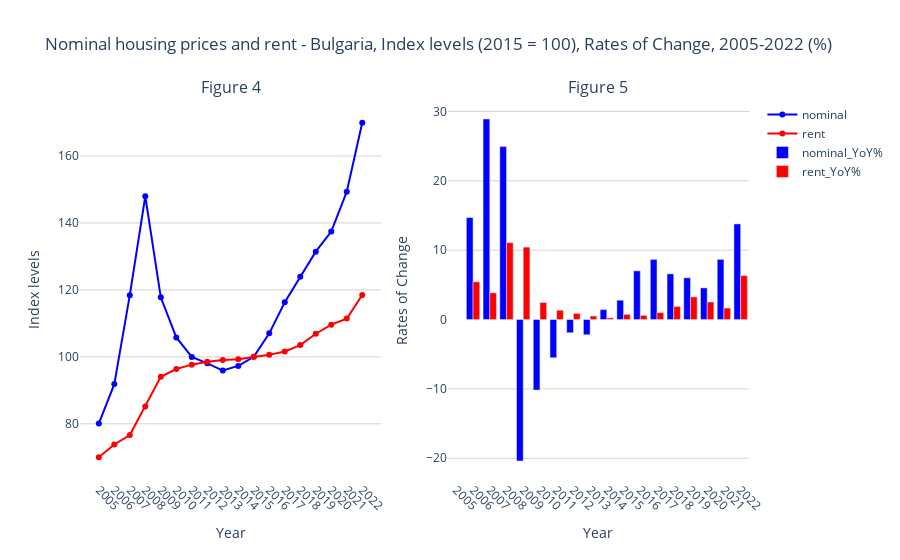

Notebook code cell kept with this figure:
### Markdown cell above
#### **Exploring House Prices and Rents**

Figure 4 and Figure 5 below show the trends of house prices and rents (since 2005).

### Code cell
house_prices_plot_4(
    hpi_bg_annual,
    col1 = "nominal",
    col2 = "rent",
    col3 = "nominal_YoY%",
    col4 = "rent_YoY%",
    title = "Nominal housing prices and rent - Bulgaria, Index levels (2015 = 100), Rates of Change, 2005-2022 (%)",
    height = 500,
    subplot_title1 = "Figure 4",
    subplot_title2 = "Figure 5",
    title_x1 = "Year", title_y1 = "Index levels",
    title_x2 = "Year", title_y2 = "Rates of Change")

### Figure 1 — Plotly figure (JSON) as saved in the notebook; plotly's stock layout.template omitted (floating-point values rounded to 4 significant figures)
{"data": [{"line": {"color": "blue"}, "name": "nominal", "type": "scatter", "x": ["2005", "2006", "2007", "2008", "2009", "2010", "2011", "2012", "2013", "2014", "2015", "2016", "2017", "2018", "2019", "2020", "2021", "2022"], "xaxis": "x", "y": [80.09, 91.86, 118.4, 148.0, 117.8, 105.8, 99.97, 98.07, 95.92, 97.29, 100, 107.0, 116.3, 124.0, 131.4, 137.4, 149.3, 169.9], "yaxis": "y"}, {"line": {"color": "red"}, "name": "rent", "type": "scatter", "x": ["2005", "2006", "2007", "2008", "2009", "2010", "2011", "2012", "2013", "2014", "2015", "2016", "2017", "2018", "2019", "2020", "2021", "2022"], "xaxis": "x", "y": [70.02, 73.83, 76.67, 85.17, 94.06, 96.38, 97.67, 98.53, 99.03, 99.26, 100, 100.6, 101.6, 103.5, 106.9, 109.6, 111.4, 118.5], "yaxis": "y"}, {"marker": {"color": "blue"}, "name": "nominal_YoY%", "type": "bar", "x": ["2005", "2006", "2007", "2008", "2009", "2010", "2011", "2012", "2013", "2014", "2015", "2016", "2017", "2018", "2019", "2020", "2021", "2022"], "xaxis": "x2", "y": [null, 14.7, 28.92, 24.96, -20.4, -10.17, -5.512, -1.903, -2.2, 1.434, 2.785, 7.02, 8.667, 6.587, 6.02, 4.562, 8.675, 13.78], "yaxis": "y2"}, {"marker": {"color": "red"}, "name": "rent_YoY%", "type": "bar", "x": ["2005", "2006", "2007", "2008", "2009", "2010", "2011", "2012", "2013", "2014", "2015", "2016", "2017", "2018", "2019", "2020", "2021", "2022"], "xaxis": "x2", "y": [null, 5.439, 3.845, 11.09, 10.44, 2.462, 1.345, 0.8831, 0.5049, 0.2356, 0.7405, 0.5975, 0.9982, 1.889, 3.266, 2.532, 1.654, 6.334], "yaxis": "y2"}], "layout": {"annotations": [{"font": {"size": 16}, "showarrow": false, "text": "Figure 4", "x": 0.225, "xanchor": "center", "xref": "paper", "y": 1, "yanchor": "bottom", "yref": "paper"}, {"font": {"size": 16}, "showarrow": false, "text": "Figure 5", "x": 0.775, "xanchor": "center", "xref": "paper", "y": 1, "yanchor": "bottom", "yref": "paper"}], "autosize": true, "plot_bgcolor": "white", "title": {"text": "Nominal housing prices and rent - Bulgaria, Index levels (2015 = 100), Rates of Change, 2005-2022 (%)"}, "xaxis": {"anchor": "y", "autorange": true, "domain": [0, 0.45], "range": [-1.129, 18.13], "tickangle": 45, "title": {"text": "Year"}, "type": "category"}, "xaxis2": {"anchor": "y2", "autorange": true, "domain": [0.55, 1], "range": [-0.5, 17.5], "tickangle": 45, "title": {"text": "Year"}, "type": "category"}, "yaxis": {"anchor": "x", "autorange": true, "domain": [0, 1], "gridcolor": "lightgray", "range": [62.98, 177.0], "showgrid": true, "title": {"text": "Index levels"}, "type": "linear"}, "yaxis2": {"anchor": "x2", "autorange": true, "domain": [0, 1], "gridcolor": "lightgray", "range": [-23.14, 31.66], "showgrid": true, "title": {"text": "Rates of Change"}, "type": "linear"}}}
